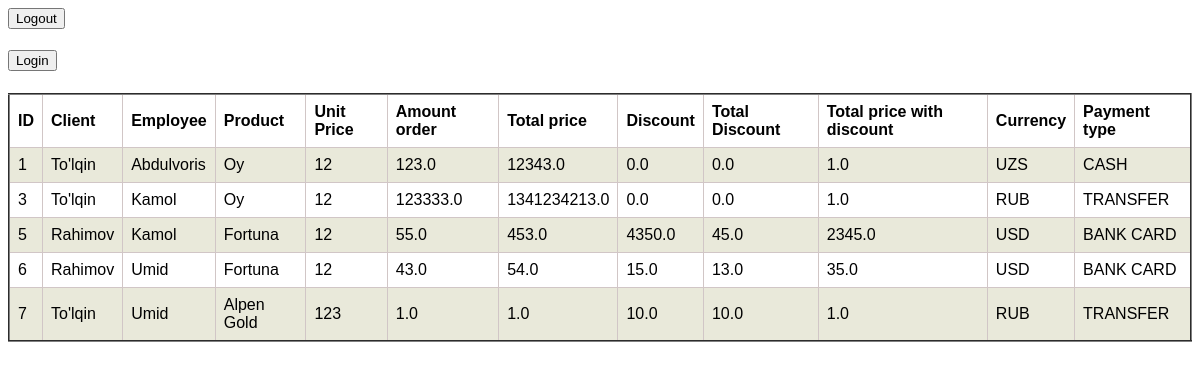
The app's page /order/orders/, older data.
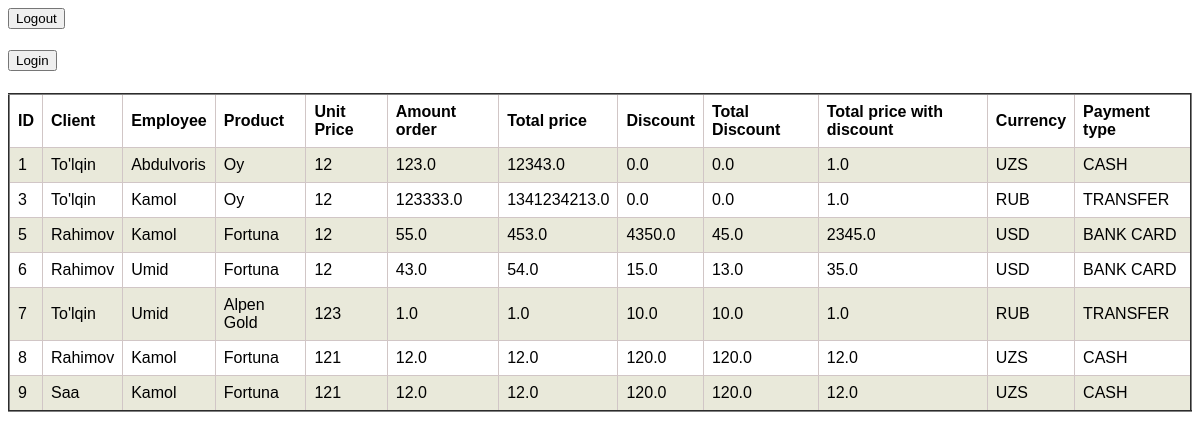
The same page, newer data.
### order/models.py (models this page shows, shortened)
class Order(models.Model):
    CURRENCY = (("UZS", "UZS"), ("RUB", "RUB"), ("USD", "USD") )
    PAYMENT = (("CASH", "CASH"), ("BANK CARD", "BANK CARD"), ("TRANSFER", "TRANSFER"))
    client = models.ForeignKey(Client, on_delete=models.CASCADE)
    employee = models.ForeignKey(Employee, on_delete=models.CASCADE)
    product = models.ForeignKey(Product, on_delete=models.CASCADE)
    unit_price = models.CharField(max_length=30)
    amount_order = models.FloatField()
    total_price = models.FloatField()
    discount = models.FloatField(default=0)
    total_discount = models.FloatField(default=0)
    total_price_with_discaunt = models.FloatField()
    currency = models.CharField(max_length=9, choices=CURRENCY)
    payment_type = models.CharField(max_length=9, choices = PAYMENT)

### client/models.py (models this page shows)
class Client(models.Model):
    name = models.CharField(max_length=100)
    region = models.ForeignKey('Region', on_delete=models.CASCADE)
    district = models.ForeignKey('District', on_delete=models.CASCADE)
    address = models.CharField(max_length=200)
    contact = models.CharField(max_length=200)
    def __str__(self):
        return self.name

### employee/models.py (models this page shows)
class Employee(models.Model):
    POSITIONS = (
        ('1', 'Agent'),
        ('2', 'Factory worker')
    )
    username = models.CharField(max_length=100)
    contact = models.CharField(max_length=200)
    position = models.CharField(max_length=1, choices=POSITIONS)
    password = models.CharField(max_length=15)
    last_login = models.DateTimeField(auto_now_add=True)
    def __str__(self):
        return self.username

### manifactured_product/models.py (models this page shows)
class Product(models.Model):
    name = models.CharField(max_length=200)
    category = models.ForeignKey(Category, on_delete=models.CASCADE, null=True, blank=True)
    def __str__(self):
        return self.name

### order/views.py (the view)
# urls.py: path('orders/', orders, name = 'orders'),
def orders(request):
    orders = Order.objects.all()
    return render(request, 'order/orders.html', {'orders': orders})

### templates/order/orders.html (shortened to what this page needs)
    <form action="{% url 'logoutuser' %}">
        <button>Logout</button>
    </form>
    <form action="{% url 'loginpage' %}">
        <button>Login</button>
    </form>
<table border="2px">
    <tr>
    <th>ID</th>
    <th>Client</th>
    <th>Employee</th>
    <th>Product</th>
    <th>Unit Price</th>
    <th>Amount order</th>
    <th>Total price</th>
    <th>Discount</th>
    <th>Total Discount</th>
    <th>Total price with discount </th>
    <th>Currency</th>
    <th>Payment type</th>
    </tr>
    {% for order in orders %}
    <tr>
    <td>{{ order.id }}</td>
    <td>{{ order.client }}</td>
    <td>{{ order.employee }}</td>
    <td>{{ order.product }}</td>
    <td>{{ order.unit_price }}</td>
    <td>{{ order.amount_order }}</td>
    <td>{{ order.total_price }}</td>
    <td>{{ order.discount }}</td>
    <td>{{ order.total_discount }}</td>
    <td>{{ order.total_price_with_discaunt }}</td>
    <td>{{ order.currency }}</td>
    <td>{{ order.payment_type }}</td>
    </tr>
    {% endfor %}
</table>

### templates/order/orders.html (style rules this page uses)
table { font-family: arial, sans-serif; border-collapse: collapse; width: 100%; }
td, th { border: 1px solid #d1c6c6; text-align: left; padding: 8px; }
tr:nth-child(even) { background-color: #e9e9da; }

Row changes from the older to the newer data that the page shows:
added Order: id "8", client "Rahimov", employee "Kamol", product "Fortuna", unit_price "121", amount_order "12.0", total_price "12.0", discount "120.0", total_discount "120.0", total_price_with_discaunt "12.0", currency "UZS", payment_type "CASH"
added Order: id "9", client "Saa", employee "Kamol", product "Fortuna", unit_price "121", amount_order "12.0", total_price "12.0", discount "120.0", total_discount "120.0", total_price_with_discaunt "12.0", currency "UZS", payment_type "CASH"
